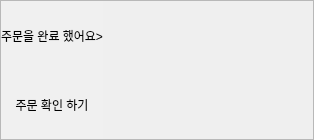
             <widget class="QFrame" name="frame_od">
              <property name="minimumSize">
               <size>
                <width>0</width>
                <height>140</height>
               </size>
              </property>
              <property name="frameShape">
               <enum>QFrame::Shape::StyledPanel</enum>
              </property>
              <property name="frameShadow">
               <enum>QFrame::Shadow::Raised</enum>
              </property>
              <layout class="QGridLayout" name="gridLayout_22">
               <property name="leftMargin">
                <number>0</number>
               </property>
               <property name="topMargin">
                <number>0</number>
               </property>
               <property name="rightMargin">
                <number>0</number>
               </property>
               <property name="bottomMargin">
                <number>0</number>
               </property>
               <property name="spacing">
                <number>0</number>
               </property>
               <item row="0" column="0">
                <layout class="QGridLayout" name="gridLayout_25">
                 <property name="spacing">
                  <number>0</number>
                 </property>
                 <item row="1" column="0">
                  <widget class="QPushButton" name="pushButton_order_s_anstore">
                   <property name="sizePolicy">
                    <sizepolicy hsizetype="Minimum" vsizetype="Expanding">
                     <horstretch>0</horstretch>
                     <verstretch>0</verstretch>
                    </sizepolicy>
                   </property>
                   <property name="styleSheet">
                    <string notr="true">QPushButton {
    border: none;
    outline: none;
    background-color: #f0f0f0;
}

QPushButton:pressed {
    background-color: #e0e0e0;
}

QPushButton:focus {
    border: none;
    outline: none;
}</string>
                   </property>
                   <property name="text">
                    <string>주문 확인 하기</string>
                   </property>
                  </widget>
                 </item>
                 <item row="0" column="1" rowspan="2">
                  <widget class="QPushButton" name="pushButton_goooder_1">
                   <property name="sizePolicy">
                    <sizepolicy hsizetype="Minimum" vsizetype="Expanding">
                     <horstretch>50</horstretch>
                     <verstretch>140</verstretch>
                    </sizepolicy>
                   </property>
                   <property name="minimumSize">
                    <size>
                     <width>210</width>
                     <height>135</height>
                    </size>
                   </property>
                   <property name="maximumSize">
                    <size>
                     <width>210</width>
                     <height>135</height>
                    </size>
                   </property>
                   <property name="styleSheet">
                    <string notr="true">QPushButton {
	border-image: url(:/image/mweopass.png);
    border: none;
    outline: none;
    background-color: transparent;
}

QPushButton:pressed {
    background-color: transparent;
}

QPushButton:focus {
    border: none;
    outline: none;
}</string>
                   </property>
                   <property name="text">
                    <string/>
                   </property>
                  </widget>
                 </item>
                 <item row="0" column="0">
                  <widget class="QPushButton" name="pushButton_goooder_2">
                   <property name="sizePolicy">
                    <sizepolicy hsizetype="Minimum" vsizetype="Expanding">
                     <horstretch>0</horstretch>
                     <verstretch>0</verstretch>
                    </sizepolicy>
                   </property>
                   <property name="styleSheet">
                    <string notr="true">QPushButton {
    border: none;
    outline: none;
    background-color: #f0f0f0;
}

QPushButton:pressed {
    background-color: #e0e0e0;
}

QPushButton:focus {
    border: none;
    outline: none;
}</string>
                   </property>
                   <property name="text">
                    <string>주문을 완료 했어요&gt;</string>
                   </property>
                  </widget>
                 </item>
                </layout>
               </item>
              </layout>
             </widget>
